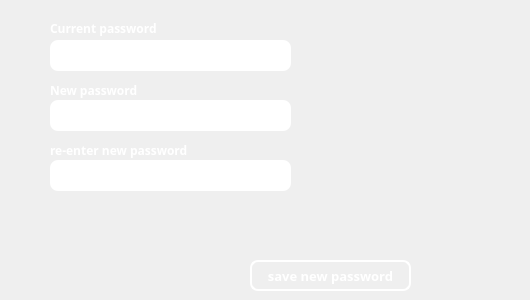
        <widget class="QWidget" name="page_2">
         <widget class="QLabel" name="label_29">
          <property name="geometry">
           <rect>
            <x>50</x>
            <y>20</y>
            <width>121</width>
            <height>16</height>
           </rect>
          </property>
          <property name="font">
           <font>
            <family>Segoe UI Semibold</family>
            <pointsize>9</pointsize>
            <weight>75</weight>
            <bold>true</bold>
           </font>
          </property>
          <property name="styleSheet">
           <string notr="true">QLabel#label_29{
color: white;
}</string>
          </property>
          <property name="text">
           <string>Current password</string>
          </property>
         </widget>
         <widget class="QLabel" name="label_30">
          <property name="geometry">
           <rect>
            <x>50</x>
            <y>80</y>
            <width>141</width>
            <height>21</height>
           </rect>
          </property>
          <property name="font">
           <font>
            <family>Segoe WP Semibold</family>
            <pointsize>9</pointsize>
            <weight>75</weight>
            <bold>true</bold>
           </font>
          </property>
          <property name="styleSheet">
           <string notr="true">QLabel#label_30{
color: white;
}</string>
          </property>
          <property name="text">
           <string>New password</string>
          </property>
         </widget>
         <widget class="QLabel" name="label_31">
          <property name="geometry">
           <rect>
            <x>50</x>
            <y>140</y>
            <width>141</width>
            <height>21</height>
           </rect>
          </property>
          <property name="font">
           <font>
            <family>Segoe WP Semibold</family>
            <pointsize>9</pointsize>
            <weight>75</weight>
            <bold>true</bold>
           </font>
          </property>
          <property name="styleSheet">
           <string notr="true">QLabel#label_31{
color: white;
}</string>
          </property>
          <property name="text">
           <string>re-enter new password</string>
          </property>
         </widget>
         <widget class="QLineEdit" name="lineEdit_7">
          <property name="geometry">
           <rect>
            <x>50</x>
            <y>100</y>
            <width>241</width>
            <height>31</height>
           </rect>
          </property>
          <property name="styleSheet">
           <string notr="true">QLineEdit#lineEdit_7{
border-radius:8px;
padding-left: 5px;
}</string>
          </property>
         </widget>
         <widget class="QLineEdit" name="lineEdit_8">
          <property name="geometry">
           <rect>
            <x>50</x>
            <y>160</y>
            <width>241</width>
            <height>31</height>
           </rect>
          </property>
          <property name="styleSheet">
           <string notr="true">QLineEdit#lineEdit_8{
border-radius:8px;
padding-left: 5px;
}</string>
          </property>
         </widget>
         <widget class="QLineEdit" name="lineEdit_6">
          <property name="geometry">
           <rect>
            <x>50</x>
            <y>40</y>
            <width>241</width>
            <height>31</height>
           </rect>
          </property>
          <property name="styleSheet">
           <string notr="true">QLineEdit#lineEdit_6{
border-radius:8px;
padding-left: 5px;
}</string>
          </property>
         </widget>
         <widget class="QPushButton" name="savenewpasswordbtn">
          <property name="geometry">
           <rect>
            <x>250</x>
            <y>260</y>
            <width>161</width>
            <height>31</height>
           </rect>
          </property>
          <property name="font">
           <font>
            <family>Segoe WP Semibold</family>
            <pointsize>10</pointsize>
            <weight>75</weight>
            <bold>true</bold>
           </font>
          </property>
          <property name="styleSheet">
           <string notr="true">QPushButton#savenewpasswordbtn{
	background-color: Transparent;
    background-repeat:no-repeat;
       border: 2px solid white;
	color: white;
border-radius:8px;
	
}

QPushButton:hover#savenewpasswordbtn{
	background-color: white;
    border-color: white;
	color: black;
border-radius: 8px;
    border: 2px solid white;
}</string>
          </property>
          <property name="text">
           <string>save new password</string>
          </property>
         </widget>
         <widget class="QLabel" name="errorlabel">
          <property name="geometry">
           <rect>
            <x>80</x>
            <y>210</y>
            <width>441</width>
            <height>21</height>
           </rect>
          </property>
          <property name="font">
           <font>
            <family>Segoe UI Semibold</family>
            <pointsize>10</pointsize>
            <weight>75</weight>
            <bold>true</bold>
           </font>
          </property>
          <property name="styleSheet">
           <string notr="true">QLabel#errorlabel{
	color: red;
}</string>
          </property>
          <property name="text">
           <string/>
          </property>
         </widget>
        </widget>
